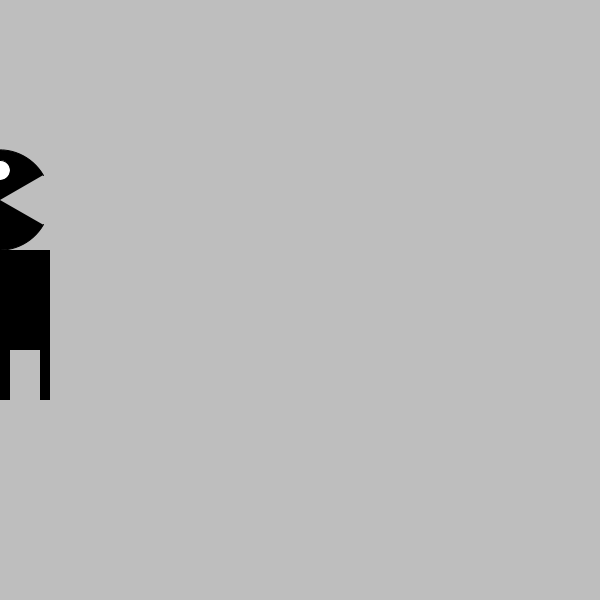
Frame 1 (no input)
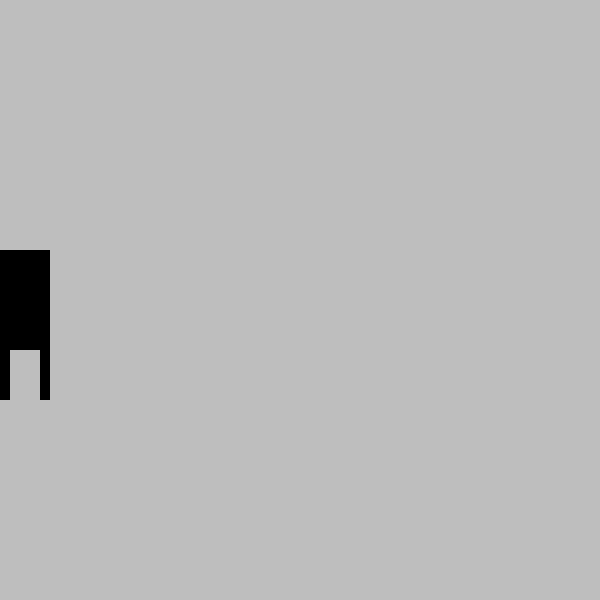
Frame 60 (the mouse pressed at the canvas centre just before this capture)
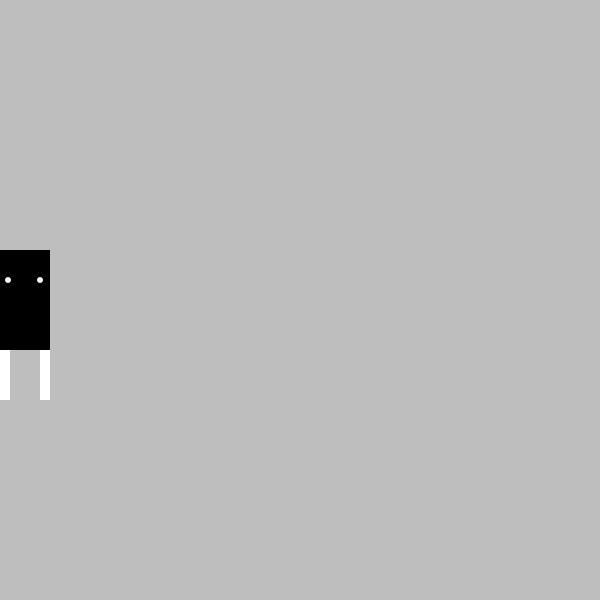
Frame 120 (the mouse held since frame 60 and released just before this capture)

The Processing sketch that drew these frames (run headless with seeded random() and noise(); from frame 60 on, the mouse is pressed at the canvas centre):

// Processing sketch: processing_43950
// ── processing_43950.pde

int radius = 50;
float x = -radius;
float speed = 50;
float easing = 1;
float xy = 60;

void setup () {
  size (600, 600);
  smooth();
  ellipseMode(RADIUS);
}

void draw () {
  background(190);

  if (mousePressed) {
    fill(0);
    arc(x, 200, radius, radius, 0.79, 5.81);
    fill(255);
    ellipse(x, 170, 10, 10);
    noStroke();
    fill(255, 0, 0);
    ellipse (x, 170, 2, 2);
    fill(0);
    rect(x, 200, 50, 10);
  } 
  else { 

    x+= speed;
    if (x>width+radius) {
      x =-radius;
    }
    fill(0);
    arc(x, 200, radius, radius, 0.52, 5.76);
    fill(255);
    ellipse(x, 170, 10, 10);
  }

noStroke();
if (mousePressed) {
  fill(0);
  rect(xy, 250, 50, 100);
  fill(255);
  ellipse(xy+8,280,3,3);
  ellipse(xy+40,280,3,3);
  rect(xy, 350, 10, 50);
  rect(xy+40,350,10,50);
}else {
  int targetXy = mouseX;
  xy += (targetXy - xy) * easing;
  fill(0);
  rect(xy, 250, 50, 100);
  
  rect(xy, 350, 10, 50);
  rect(xy+40,350,10,50);
}
}
     
                
